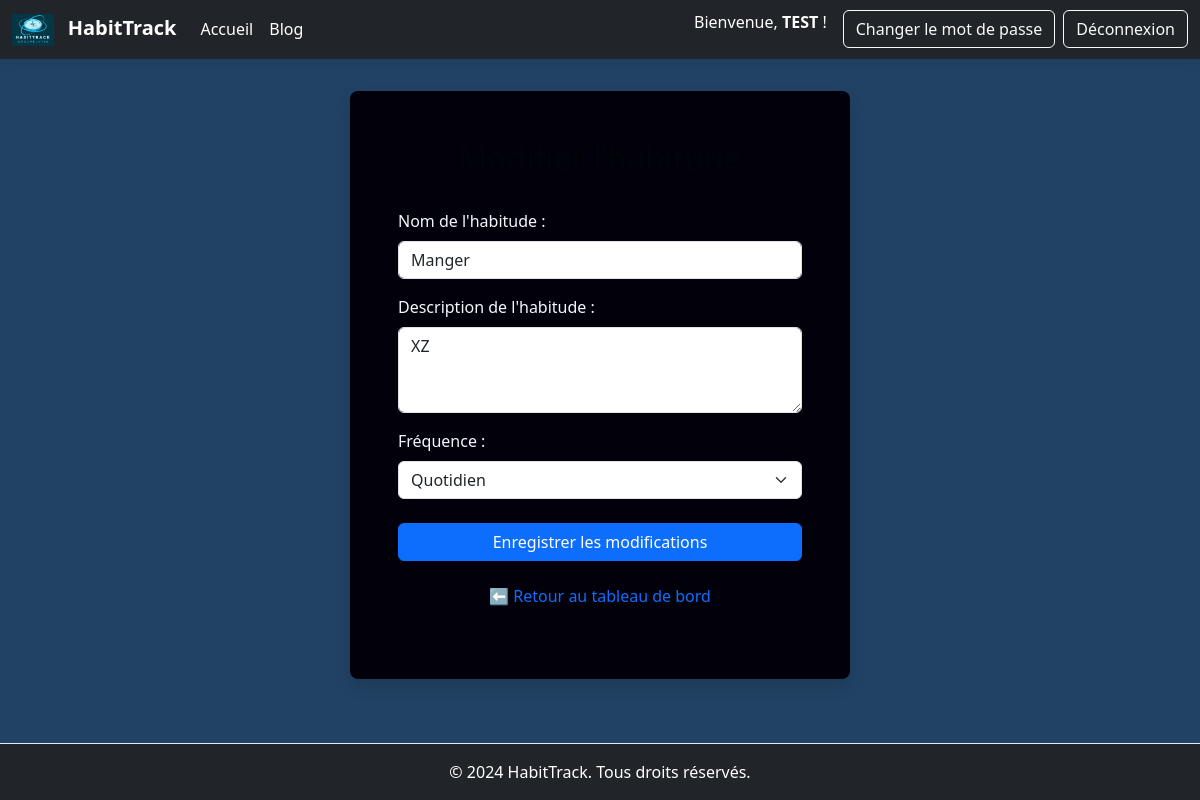
The app's page /modifier/2/ (signed in) with its own data.
### habit/models.py (models this page shows, shortened)
class Habitude(models.Model):
    utilisateur = models.ForeignKey(User, on_delete=models.CASCADE)
    titre = models.TextField()
    description_habit = models.TextField(blank=True)
    FREQUENCE_CHOIX = [
        ('quotidien', 'Quotidien'),
        ('hebdomadaire', 'Hebdomadaire')
    ]
    frequence = models.CharField(max_length=25, choices=FREQUENCE_CHOIX)
    date_creation = models.DateField(auto_now_add=True)
    derniere_realisation = models.DateField(null=True, blank=True)

### habit/views.py (the view)
# urls.py: path('modifier/<int:id>/',views.modifier_habitude, name='modifier_habitude'),
@login_required
def modifier_habitude(request, id):
    habitude = get_object_or_404(Habitude, pk=id, utilisateur=request.user)
    if request.method == 'POST':
        form = HabitudeForm(request.POST, instance=habitude)
        if form.is_valid():
            form.save()
            messages.success(request, f"L'habitude '{habitude.titre}' a été modifiée avec succès !")
            return redirect('dashboard')
    else:
        form = HabitudeForm(instance=habitude)
    return render(request, 'modifier_habitude.html', {'form': form})

### habit/forms.py
class HabitudeForm(forms.ModelForm):
    class Meta:
        model = Habitude
        fields = ['titre', 'description_habit', 'frequence']
        labels = {
            'titre': 'Nom de l\'habitude',
            'description_habit': 'Description de l\'habitude', # Nouveau label pour ce champ
            'frequence': 'Fréquence',
        }
        widgets = {
            'titre': forms.TextInput(attrs={'class': 'form-control', 'placeholder': 'Ex: Boire 2L d\'eau'}),
            'description_habit': forms.Textarea(attrs={'class': 'form-control', 'placeholder': 'Décrivez votre habitude en quelques mots...', 'rows': 3}), # Widget pour zone de texte
            'frequence': forms.Select(attrs={'class': 'form-select'}),
        }

### habit/templates/modifier_habitude.html (shortened to what this page needs)
{% extends 'base.html' %}
{% block content %}
    <div class="form-container">
        <h2>Modifier l’habitude</h2>
        <form method="post">
            {{ form.as_p }}
            <div class="d-grid gap-2 mt-4">
                <button type="submit" class="btn btn-primary">Enregistrer les modifications</button>
            </div>
        </form>
        <p class="text-center mt-3">
            <a href="{% url 'dashboard' %}" class="btn btn-link text-decoration-none">⬅ Retour au tableau de bord</a>
        </p>
    </div>
{% endblock %}

### habit/templates/base.html (shortened to what this page needs)
<!DOCTYPE html>
<html lang="fr">
<head>
    <link href="https://cdn.jsdelivr.net/npm/bootstrap@5.3.3/dist/css/bootstrap.min.css" rel="stylesheet" xintegrity="sha384-QWTKZyjpPEjISv5WaRU9OFeRpok6YctnYmDr5pNlyT2bRjXh0JMhjY6hW+ALEwIH">
    <link rel="stylesheet" href="https://cdnjs.cloudflare.com/ajax/libs/font-awesome/6.0.0-beta3/css/all.min.css" xintegrity="sha512-Fo3rlrZj/k7ujTnHg4CGR2D7kSs0V4LLanw2qksYuRlEzO+tcaEPQogQ0KaoIF2w9jF30A3h9kK/v4d2yE6/KqQ==" />
</head>
<body>
    <nav class="navbar navbar-expand-lg navbar-dark bg-dark navbar-custom sticky-top">
        <div class="container-fluid">
            <a class="navbar-brand text-white fw-bold" href="{% url 'dashboard' %}">
                {% load static %}
                <img src="{% static 'images/niveau.png' %}" alt="HabitTrack Logo">
                HabitTrack
            </a>
            <div class="collapse navbar-collapse" id="navbarNav">
                <ul class="navbar-nav me-auto mb-2 mb-lg-0">
                    <li class="nav-item">
                        <a class="nav-link active text-white" aria-current="page" href="{% url 'dashboard' %}">Accueil</a>
                    </li>
                    <li class="nav-item">
                        <a class="nav-link text-white" href="{% url 'blog' %}">Blog</a>
                    </li>
                </ul>
                <ul class="navbar-nav">
                    <li class="nav-item me-3">
                        <span class="navbar-text text-white">
                            Bienvenue, <span class="fw-bold">{{ request.user.username }}</span> !
                        </span>
                    </li>
                    <li class="nav-item me-2">
                        <a href="{% url 'password_change' %}" class="btn btn-outline-light">Changer le mot de passe</a>
                    </li>
                    <li class="nav-item">
                        <a href="{% url 'deconnexion' %}" class="btn btn-outline-light">Déconnexion</a>
                    </li>
                </ul>
            </div>
        </div>
    </nav>
    <div class="container-fluid main-content">
        {% block content %}{% endblock %}
    </div>
    <footer class="footer mt-auto py-3 bg-dark">
        <div class="container text-center">
            <span class="text-white">&copy; 2024 HabitTrack. Tous droits réservés.</span>
        </div>
    </footer>
</body>
</html>

### habit/templates/base.html (style rules this page uses)
body { background-color: #214264; color: #e8eef3; display: flex; flex-direction: column; min-height: 100vh; }
.navbar-custom { box-shadow: 0 0.25rem 0.75rem rgba(0, 0, 0, 0.05); }
.main-content { padding-top: 2rem; padding-bottom: 2rem; flex-grow: 1; }
.footer { background-color: #030304; border-top: 1px solid #e9ecef; }
.navbar-brand img { height: 32px; margin-right: 0.5rem; }

### habit/templates/modifier_habitude.html (style rules this page uses)
.form-container { background-color: #02010b; padding: 3rem; border-radius: 0.5rem; box-shadow: 0 0.5rem 1rem rgba(0, 0, 0, 0.1); width: 100%; max-width: 500px; margin: 0 auto; }
h2 { margin-bottom: 2rem; text-align: center; color: #010408; }
form p { margin-bottom: 1rem; }
form label { display: block; margin-bottom: 0.5rem; font-weight: 500; color: #f3f7fa; }

### records on screen
Habitude: titre "Manger", description_habit "XZ", frequence "Quotidien"

### other values on screen
{{ request.user.username }} "TEST"
